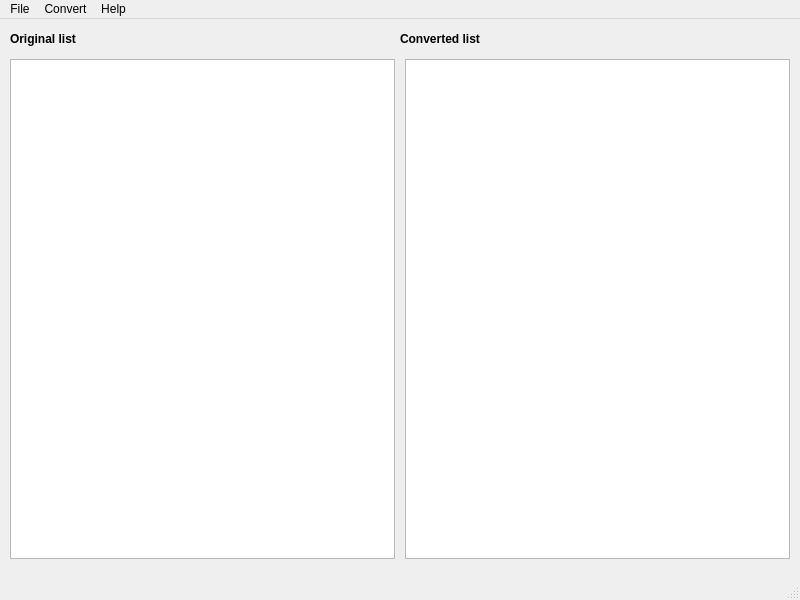
<?xml version="1.0" encoding="UTF-8"?>

<!--Copyright (C) 2022 Aleksandr Migunov

This program is free software; you can redistribute it and/or modify
it under the terms of the GNU General Public License as published by
the Free Software Foundation; either version 3 of the License, or
(at your option) any later version.

This program is distributed in the hope that it will be useful,
but WITHOUT ANY WARRANTY; without even the implied warranty of
MERCHANTABILITY or FITNESS FOR A PARTICULAR PURPOSE.  See the
GNU General Public License for more details.
  
You should have received a copy of the GNU General Public License
along with this program. If not, see <https://www.gnu.org/licenses/>.-->

<ui version="4.0">
 <class>MainWindow</class>
 <widget class="QMainWindow" name="MainWindow">
  <property name="geometry">
   <rect>
    <x>0</x>
    <y>0</y>
    <width>800</width>
    <height>600</height>
   </rect>
  </property>
  <property name="windowTitle">
   <string>Converter in Python with PySide2</string>
  </property>
  <widget class="QWidget" name="centralwidget">
   <widget class="QLabel" name="label">
    <property name="geometry">
     <rect>
      <x>10</x>
      <y>10</y>
      <width>241</width>
      <height>21</height>
     </rect>
    </property>
    <property name="text">
     <string>&lt;html&gt;&lt;head/&gt;&lt;body&gt;&lt;p&gt;&lt;span style=&quot; font-weight:600;&quot;&gt;Original list&lt;/span&gt;&lt;/p&gt;&lt;/body&gt;&lt;/html&gt;</string>
    </property>
   </widget>
   <widget class="QLabel" name="label_2">
    <property name="geometry">
     <rect>
      <x>400</x>
      <y>10</y>
      <width>201</width>
      <height>21</height>
     </rect>
    </property>
    <property name="text">
     <string>&lt;html&gt;&lt;head/&gt;&lt;body&gt;&lt;p&gt;&lt;span style=&quot; font-weight:600;&quot;&gt;Converted list&lt;/span&gt;&lt;/p&gt;&lt;/body&gt;&lt;/html&gt;</string>
    </property>
   </widget>
   <widget class="QTextEdit" name="textEdit">
    <property name="geometry">
     <rect>
      <x>10</x>
      <y>40</y>
      <width>385</width>
      <height>500</height>
     </rect>
    </property>
   </widget>
   <widget class="QTextEdit" name="textEdit_2">
    <property name="geometry">
     <rect>
      <x>405</x>
      <y>40</y>
      <width>385</width>
      <height>500</height>
     </rect>
    </property>
   </widget>
  </widget>
  <widget class="QMenuBar" name="menubar">
   <property name="geometry">
    <rect>
     <x>0</x>
     <y>0</y>
     <width>800</width>
     <height>27</height>
    </rect>
   </property>
   <widget class="QMenu" name="menuFile">
    <property name="title">
     <string>File</string>
    </property>
    <widget class="QMenu" name="menuNew">
     <property name="title">
      <string>New</string>
     </property>
     <addaction name="actionNew_original"/>
     <addaction name="actionNew_converted"/>
    </widget>
    <widget class="QMenu" name="menuOpen">
     <property name="title">
      <string>Open</string>
     </property>
     <addaction name="actionOpen_original"/>
     <addaction name="actionOpen_converted"/>
    </widget>
    <widget class="QMenu" name="menuSave">
     <property name="title">
      <string>Save</string>
     </property>
     <addaction name="actionSave_original"/>
     <addaction name="actionSave_converted"/>
    </widget>
    <addaction name="menuNew"/>
    <addaction name="menuOpen"/>
    <addaction name="menuSave"/>
    <addaction name="separator"/>
    <addaction name="actionExit"/>
   </widget>
   <widget class="QMenu" name="menuConvert">
    <property name="title">
     <string>Convert</string>
    </property>
    <widget class="QMenu" name="menuTo_Ingush">
     <property name="title">
      <string>To Ingush</string>
     </property>
     <addaction name="actionIngush_with_original"/>
     <addaction name="actionIngush_without_original"/>
    </widget>
    <widget class="QMenu" name="menuTo_Avar">
     <property name="title">
      <string>To Avar</string>
     </property>
     <addaction name="actionAvar_with_original"/>
     <addaction name="actionAvar_without_original"/>
    </widget>
    <widget class="QMenu" name="menuTo_Chechen">
     <property name="title">
      <string>To Chechen</string>
     </property>
     <addaction name="actionChechen_with_original"/>
     <addaction name="actionChechen_without_original"/>
    </widget>
    <addaction name="menuTo_Ingush"/>
    <addaction name="menuTo_Avar"/>
    <addaction name="menuTo_Chechen"/>
   </widget>
   <widget class="QMenu" name="menuHelp">
    <property name="title">
     <string>Help</string>
    </property>
    <addaction name="actionAbout"/>
    <addaction name="actionAbout_Qt"/>
   </widget>
   <addaction name="menuFile"/>
   <addaction name="menuConvert"/>
   <addaction name="menuHelp"/>
  </widget>
  <widget class="QStatusBar" name="statusbar"/>
  <action name="actionExit">
   <property name="text">
    <string>Exit</string>
   </property>
  </action>
  <action name="actionNew_original">
   <property name="text">
    <string>New original</string>
   </property>
  </action>
  <action name="actionNew_converted">
   <property name="text">
    <string>New converted</string>
   </property>
  </action>
  <action name="actionOpen_original">
   <property name="text">
    <string>Open original</string>
   </property>
  </action>
  <action name="actionOpen_converted">
   <property name="text">
    <string>Open converted</string>
   </property>
  </action>
  <action name="actionSave_original">
   <property name="text">
    <string>Save original</string>
   </property>
  </action>
  <action name="actionSave_converted">
   <property name="text">
    <string>Save converted</string>
   </property>
  </action>
  <action name="actionIngush_with_original">
   <property name="text">
    <string>Ingush with original</string>
   </property>
  </action>
  <action name="actionIngush_without_original">
   <property name="text">
    <string>Ingush without original</string>
   </property>
  </action>
  <action name="actionAvar_with_original">
   <property name="text">
    <string>Avar with original</string>
   </property>
  </action>
  <action name="actionAvar_without_original">
   <property name="text">
    <string>Avar without original</string>
   </property>
  </action>
  <action name="actionChechen_with_original">
   <property name="text">
    <string>Chechen with original</string>
   </property>
  </action>
  <action name="actionChechen_without_original">
   <property name="text">
    <string>Chechen without original</string>
   </property>
  </action>
  <action name="actionAbout">
   <property name="text">
    <string>About</string>
   </property>
  </action>
  <action name="actionAbout_Qt">
   <property name="text">
    <string>About Qt</string>
   </property>
  </action>
 </widget>
 <resources/>
 <connections/>
</ui>
